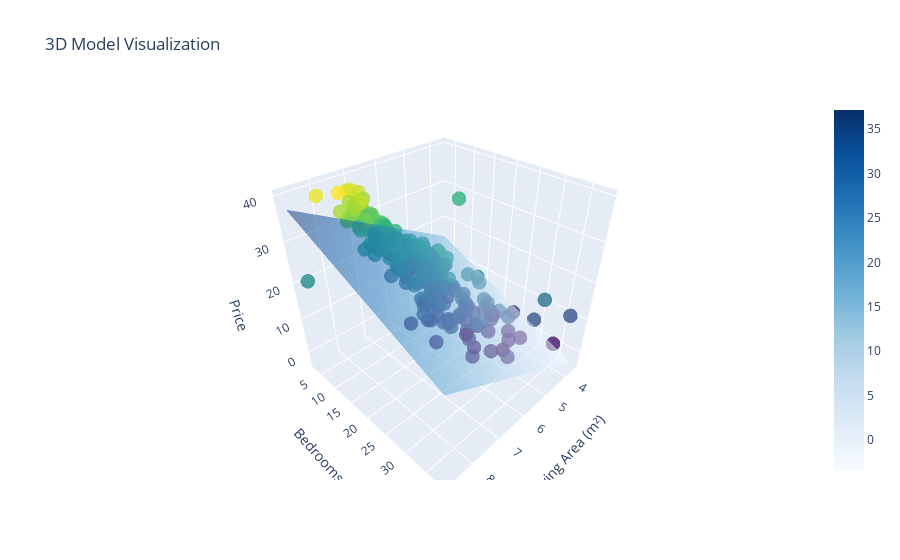

The notebook cell this image was saved under:
### Code cell
visualize_model_3D (X1, X2, Y_train, bias, weights, 30)

### Figure 1 — Plotly figure (JSON) as saved in the notebook; plotly's stock layout.template omitted (floating-point values rounded to 4 significant figures; data arrays with more than 128 entries replaced by an {"elided": "..."} marker saying what was removed)
{"data": [{"marker": {"color": {"elided": "278 float values"}, "colorscale": [[0, "#440154"], [0.1111, "#482878"], [0.2222, "#3e4989"], [0.3333, "#31688e"], [0.4444, "#26828e"], [0.5556, "#1f9e89"], [0.6667, "#35b779"], [0.7778, "#6ece58"], [0.8889, "#b5de2b"], [1, "#fde725"]], "opacity": 0.8, "size": 5}, "mode": "markers", "name": "Data", "type": "scatter3d", "x": {"elided": "278 float values"}, "y": {"elided": "278 float values"}, "z": {"elided": "278 float values"}}, {"colorscale": [[0, "rgb(247,251,255)"], [0.125, "rgb(222,235,247)"], [0.25, "rgb(198,219,239)"], [0.375, "rgb(158,202,225)"], [0.5, "rgb(107,174,214)"], [0.625, "rgb(66,146,198)"], [0.75, "rgb(33,113,181)"], [0.875, "rgb(8,81,156)"], [1, "rgb(8,48,107)"]], "name": "Model Surface", "opacity": 0.5, "type": "surface", "x": {"elided": "30x30 float values"}, "y": {"elided": "30x30 float values"}, "z": {"elided": "30x30 float values"}}], "layout": {"scene": {"xaxis": {"title": {"text": "Living Area (m²)"}}, "yaxis": {"title": {"text": "Bedrooms"}}, "zaxis": {"title": {"text": "Price"}}}, "title": {"text": "3D Model Visualization"}}}
